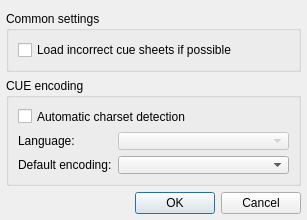
<?xml version="1.0" encoding="UTF-8"?>
<ui version="4.0">
 <class>SettingsDialog</class>
 <widget class="QDialog" name="SettingsDialog">
  <property name="geometry">
   <rect>
    <x>0</x>
    <y>0</y>
    <width>307</width>
    <height>220</height>
   </rect>
  </property>
  <property name="minimumSize">
   <size>
    <width>277</width>
    <height>220</height>
   </size>
  </property>
  <property name="maximumSize">
   <size>
    <width>307</width>
    <height>220</height>
   </size>
  </property>
  <property name="windowTitle">
   <string>CUE Plugin Settings</string>
  </property>
  <layout class="QVBoxLayout" name="verticalLayout_2">
   <property name="leftMargin">
    <number>6</number>
   </property>
   <property name="rightMargin">
    <number>6</number>
   </property>
   <property name="bottomMargin">
    <number>6</number>
   </property>
   <item>
    <widget class="QGroupBox" name="groupBox_2">
     <property name="title">
      <string>Common settings</string>
     </property>
     <layout class="QVBoxLayout" name="verticalLayout">
      <item>
       <widget class="QCheckBox" name="dirtyCueCheckBox">
        <property name="focusPolicy">
         <enum>Qt::NoFocus</enum>
        </property>
        <property name="text">
         <string>Load incorrect cue sheets if possible</string>
        </property>
       </widget>
      </item>
     </layout>
    </widget>
   </item>
   <item>
    <widget class="QGroupBox" name="groupBox">
     <property name="title">
      <string>CUE encoding</string>
     </property>
     <layout class="QGridLayout" name="gridLayout">
      <item row="0" column="0" colspan="3">
       <widget class="QCheckBox" name="autoCharsetCheckBox">
        <property name="focusPolicy">
         <enum>Qt::NoFocus</enum>
        </property>
        <property name="text">
         <string>Automatic charset detection</string>
        </property>
       </widget>
      </item>
      <item row="1" column="0">
       <widget class="QLabel" name="label">
        <property name="enabled">
         <bool>true</bool>
        </property>
        <property name="text">
         <string>Language:</string>
        </property>
       </widget>
      </item>
      <item row="1" column="1" colspan="2">
       <widget class="QComboBox" name="encaAnalyserComboBox">
        <property name="enabled">
         <bool>false</bool>
        </property>
       </widget>
      </item>
      <item row="2" column="0">
       <widget class="QLabel" name="label_17_2_2">
        <property name="focusPolicy">
         <enum>Qt::TabFocus</enum>
        </property>
        <property name="layoutDirection">
         <enum>Qt::LeftToRight</enum>
        </property>
        <property name="text">
         <string>Default encoding:</string>
        </property>
        <property name="alignment">
         <set>Qt::AlignLeading|Qt::AlignLeft|Qt::AlignVCenter</set>
        </property>
       </widget>
      </item>
      <item row="2" column="1" colspan="2">
       <widget class="QComboBox" name="cueEncComboBox"/>
      </item>
     </layout>
    </widget>
   </item>
   <item>
    <widget class="QDialogButtonBox" name="buttonBox">
     <property name="cursor">
      <cursorShape>ArrowCursor</cursorShape>
     </property>
     <property name="styleSheet">
      <string notr="true"/>
     </property>
     <property name="standardButtons">
      <set>QDialogButtonBox::Cancel|QDialogButtonBox::Ok</set>
     </property>
    </widget>
   </item>
  </layout>
 </widget>
 <resources/>
 <connections>
  <connection>
   <sender>buttonBox</sender>
   <signal>accepted()</signal>
   <receiver>SettingsDialog</receiver>
   <slot>accept()</slot>
   <hints>
    <hint type="sourcelabel">
     <x>196</x>
     <y>112</y>
    </hint>
    <hint type="destinationlabel">
     <x>95</x>
     <y>53</y>
    </hint>
   </hints>
  </connection>
  <connection>
   <sender>buttonBox</sender>
   <signal>rejected()</signal>
   <receiver>SettingsDialog</receiver>
   <slot>reject()</slot>
   <hints>
    <hint type="sourcelabel">
     <x>216</x>
     <y>112</y>
    </hint>
    <hint type="destinationlabel">
     <x>130</x>
     <y>63</y>
    </hint>
   </hints>
  </connection>
  <connection>
   <sender>autoCharsetCheckBox</sender>
   <signal>toggled(bool)</signal>
   <receiver>encaAnalyserComboBox</receiver>
   <slot>setEnabled(bool)</slot>
   <hints>
    <hint type="sourcelabel">
     <x>90</x>
     <y>40</y>
    </hint>
    <hint type="destinationlabel">
     <x>166</x>
     <y>64</y>
    </hint>
   </hints>
  </connection>
 </connections>
</ui>
